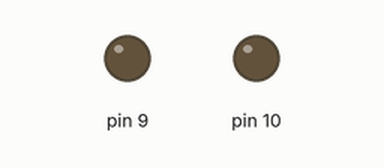
Bench run of a sketch on a simulated Arduino Uno, built with avr-gcc and run on an emulated ATmega328P. On the bench: output pins drawn as LEDs (lit = HIGH).

Above: at 1.0 s.
At 3.0 s:
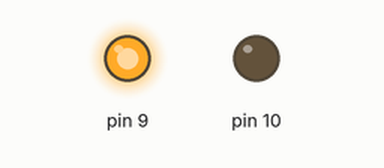
At 5.0 s:
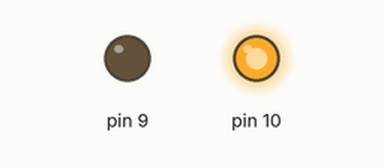
At 7.0 s:
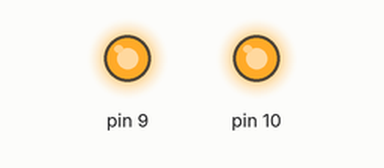
Timing chart, 0 to 10.4 s (numbered marks = the images above):
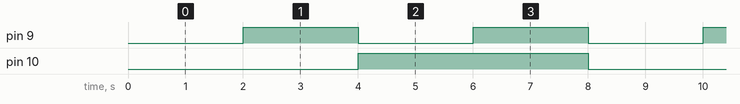

The sketch:

task4single.ino
```cpp
void setup() {
  // put your setup code here, to run once:
pinMode(9,OUTPUT);
pinMode(10,OUTPUT);
}

void loop() {
  // put your main code here, to run repeatedly:
int i=0,j=0;
for(j=0;j<2;j++)
{
  for(i=0;i<2;i++)
  {
  digitalWrite(9,i);
  digitalWrite(10,j);
  delay(2000);
  }
}
}
```

Measured:
- by itself, pin 9: alternates HIGH for 2.0 s and LOW for 2.0 s
- by itself, pin 10: alternates HIGH for 4.0 s and LOW for 4.0 s
- by itself, everything shown: repeats every 8.0 s, in 4 steps
